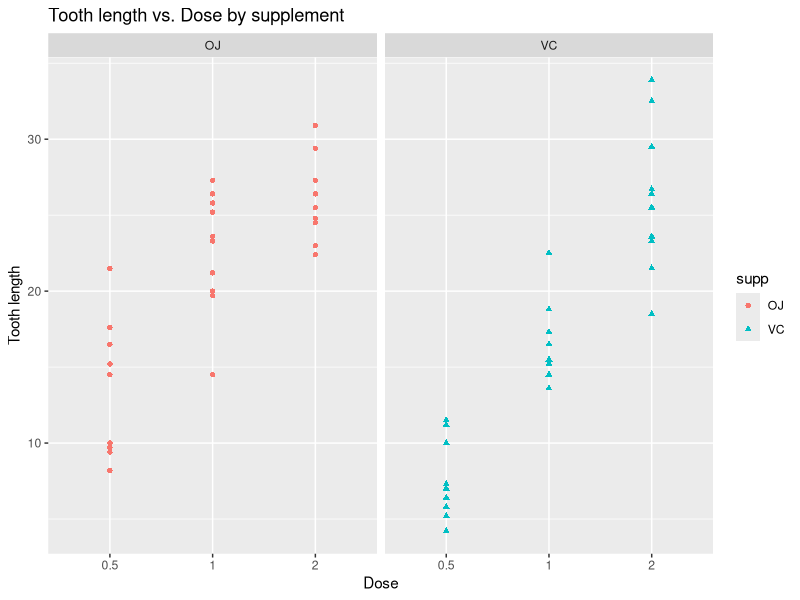
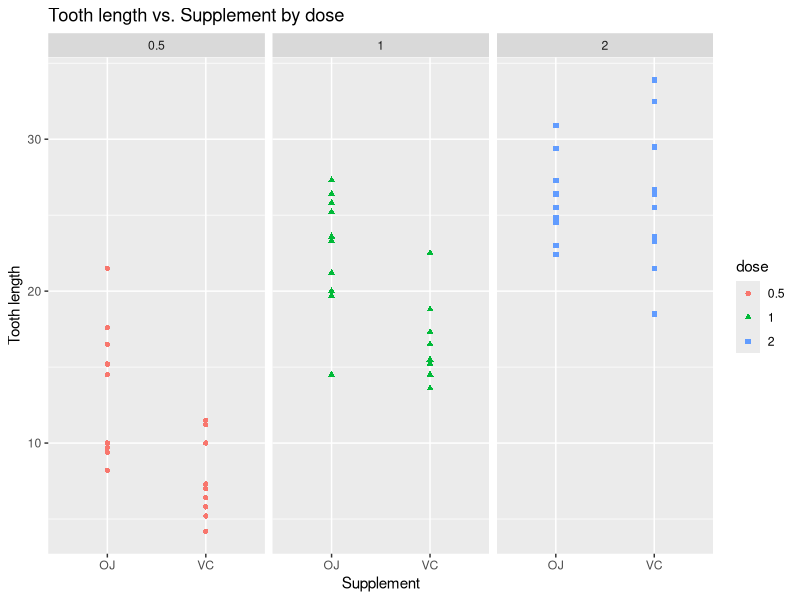

Here is the R script that generated these plots, in order:
## ---- chunk 1
knitr::opts_chunk$set(echo = TRUE)
## ---- chunk 2
library(datasets)
a=ToothGrowth
## ---- chunk 3
str(a)
## ---- chunk 4
#convert dose from num to factor
a$dose=as.factor(a$dose)
## ---- chunk 5
str(a)
## ---- chunk 6
head(a)
## ---- chunk 7
summary(a)
## ---- chunk 8
#load ggplot2
library(ggplot2)
## ---- chunk 9
ggplot(data=a,aes(x=dose,y=len))+geom_point(aes(shape=supp,col=supp))+facet_grid(.~supp)+xlab("Dose")+ylab("Tooth length")+ggtitle("Tooth length vs. Dose by supplement")
## ---- chunk 10
ggplot(data=a,aes(x=supp,y=len))+geom_point(aes(shape=dose,col=dose))+facet_grid(.~dose)+xlab("Supplement")+ylab("Tooth length")+ggtitle("Tooth length vs. Supplement by dose")
## ---- chunk 11
t.test(len~supp,data=a)
## ---- chunk 12
t.test(a$len[a$dose==1],a$len[a$dose==0.5])
t.test(a$len[a$dose==1],a$len[a$dose==2])
t.test(a$len[a$dose==0.5],a$len[a$dose==2])
